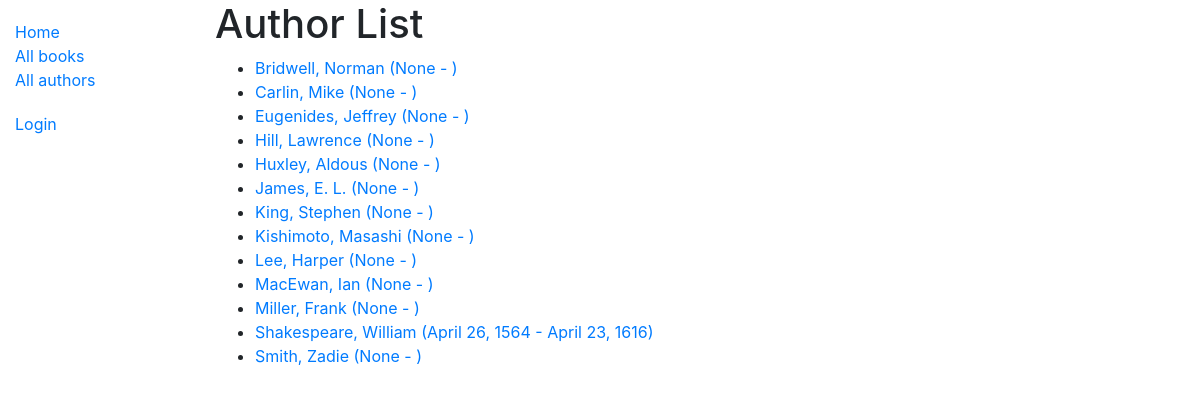
Page /catalog/authors/ on the earlier database version.
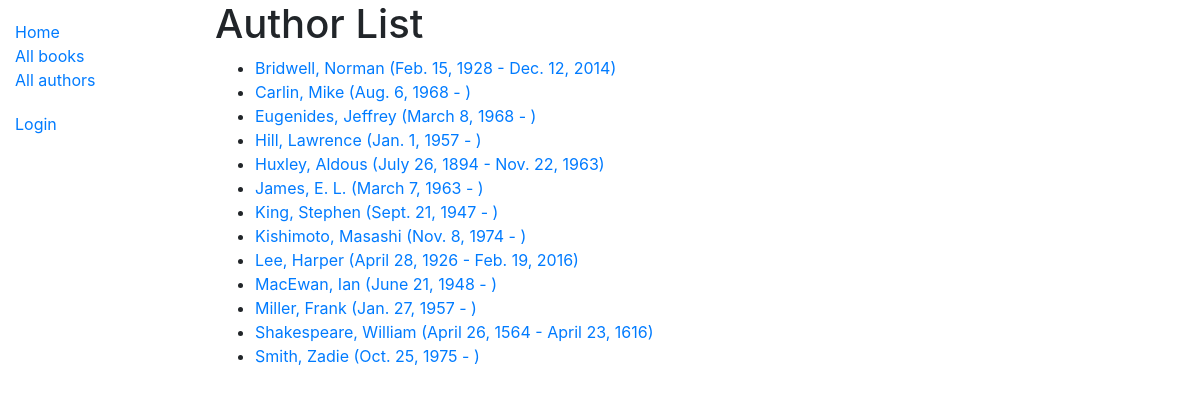
Same page on the later database version.
### catalog/models.py (models this page shows)
class Author(models.Model):
    first_name = models.CharField(max_length=100)
    last_name = models.CharField(max_length=100)
    date_of_birth = models.DateField(null=True, blank=True)
    date_of_death = models.DateField('Died', null=True, blank=True)
    class Meta:
        ordering = ['last_name', 'first_name']
    def get_absolute_url(self):
        return reverse('author-detail', args=[str(self.id)])
    def __str__(self):
        return f'{self.last_name}, {self.first_name}'

### catalog/views.py (the view)
# urls.py: path('authors/', views.AuthorListView.as_view(), name='authors'),
class AuthorListView(generic.ListView):
    model=Author

### catalog/templates/catalog/author_list.html
{% extends "base_generic.html" %}
{% block content %}
<h1>Author List</h1>
{% if author_list %}
  <ul>
  {% for author in author_list %}
    <li>
      <a href="{{ author.get_absolute_url }}">
      {{ author }} ({{author.date_of_birth}} - {% if author.date_of_death %}{{author.date_of_death}}{% endif %})
      </a>
    </li>
  {% endfor %}
 </ul>
{% else %}
  <p>There are no authors available.</p>
{% endif %}
{% endblock %}

### catalog/templates/base_generic.html (shortened to what this page needs)
<!DOCTYPE html>
<html lang="en">
<head>
  <link rel="stylesheet" href="https://stackpath.bootstrapcdn.com/bootstrap/4.1.3/css/bootstrap.min.css">
  {% load static %}
  <link rel="stylesheet" href="{% static 'css/styles.css' %}">
</head>
<body>
  <div class="container-fluid">
    <div class="row">
      <div class="col-sm-2">
      {% block sidebar %}
      <ul class="sidebar-nav">
          <li><a href="{% url 'index' %}">Home</a></li>
          <li><a href="{% url 'books' %}">All books</a></li>
          <li><a href="{% url 'authors' %}">All authors</a></li>
        </ul>
        <ul class="sidebar-nav">
         {% if user.is_authenticated %}
           <li>User: {{ user.get_username }}</li>
           <li><a href="{% url 'my-borrowed' %}">My Borrowed</a></li>
           <li><a href="{% url 'logout'%}?next={{request.path}}">Logout</a></li>
         {% else %}
           <li><a href="{% url 'login'%}?next={{request.path}}">Login</a></li>
         {% endif %}
        </ul>
     {% endblock %}
      </div>
      <div class="col-sm-10 ">{% block content %}{% endblock %}
      </div>
    </div>
  </div>
</body>
</html>

### catalog/static/css/styles.css (style rules this page uses)
.sidebar-nav { margin-top: 20px; padding: 0; list-style: none; }

Differences in the rows shown:
changed Author "Bridwell, Norman": date_of_birth "None" → "Feb. 15, 1928"; date_of_death (not shown) → "Dec. 12, 2014"
changed Author "Carlin, Mike": date_of_birth "None" → "Aug. 6, 1968"
changed Author "Eugenides, Jeffrey": date_of_birth "None" → "March 8, 1968"
changed Author "Hill, Lawrence": date_of_birth "None" → "Jan. 1, 1957"
changed Author "Huxley, Aldous": date_of_birth "None" → "July 26, 1894"; date_of_death (not shown) → "Nov. 22, 1963"
changed Author "James, E. L.": date_of_birth "None" → "March 7, 1963"
changed Author "King, Stephen": date_of_birth "None" → "Sept. 21, 1947"
changed Author "Kishimoto, Masashi": date_of_birth "None" → "Nov. 8, 1974"
changed Author "Lee, Harper": date_of_birth "None" → "April 28, 1926"; date_of_death (not shown) → "Feb. 19, 2016"
changed Author "MacEwan, Ian": date_of_birth "None" → "June 21, 1948"
changed Author "Miller, Frank": date_of_birth "None" → "Jan. 27, 1957"
changed Author "Smith, Zadie": date_of_birth "None" → "Oct. 25, 1975"
